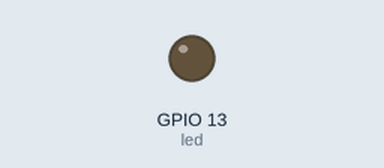
This program was run on a simulated Raspberry Pi (BCM pin numbers). Shown: output pins drawn as LEDs (lit = HIGH).

Above: at 0.1 s.
At 2.1 s:
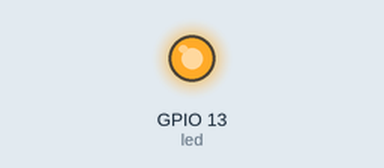
Timing chart, 0 to 3.6 s (numbered marks = the images above):
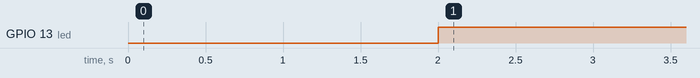

The program:

PWMLED.py
```python
from gpiozero import PWMLED
from time import sleep
led = PWMLED(13)

while True:
    led.Value = 0 # OFF
    sleep(1)
    led.Value = 0.5 # half brightness
    sleep(1)
    led.value = 1 # full brighteness
    sleep(1)
```

Measured:
- by itself, GPIO 13 (led): LOW → HIGH at 2.0 s
